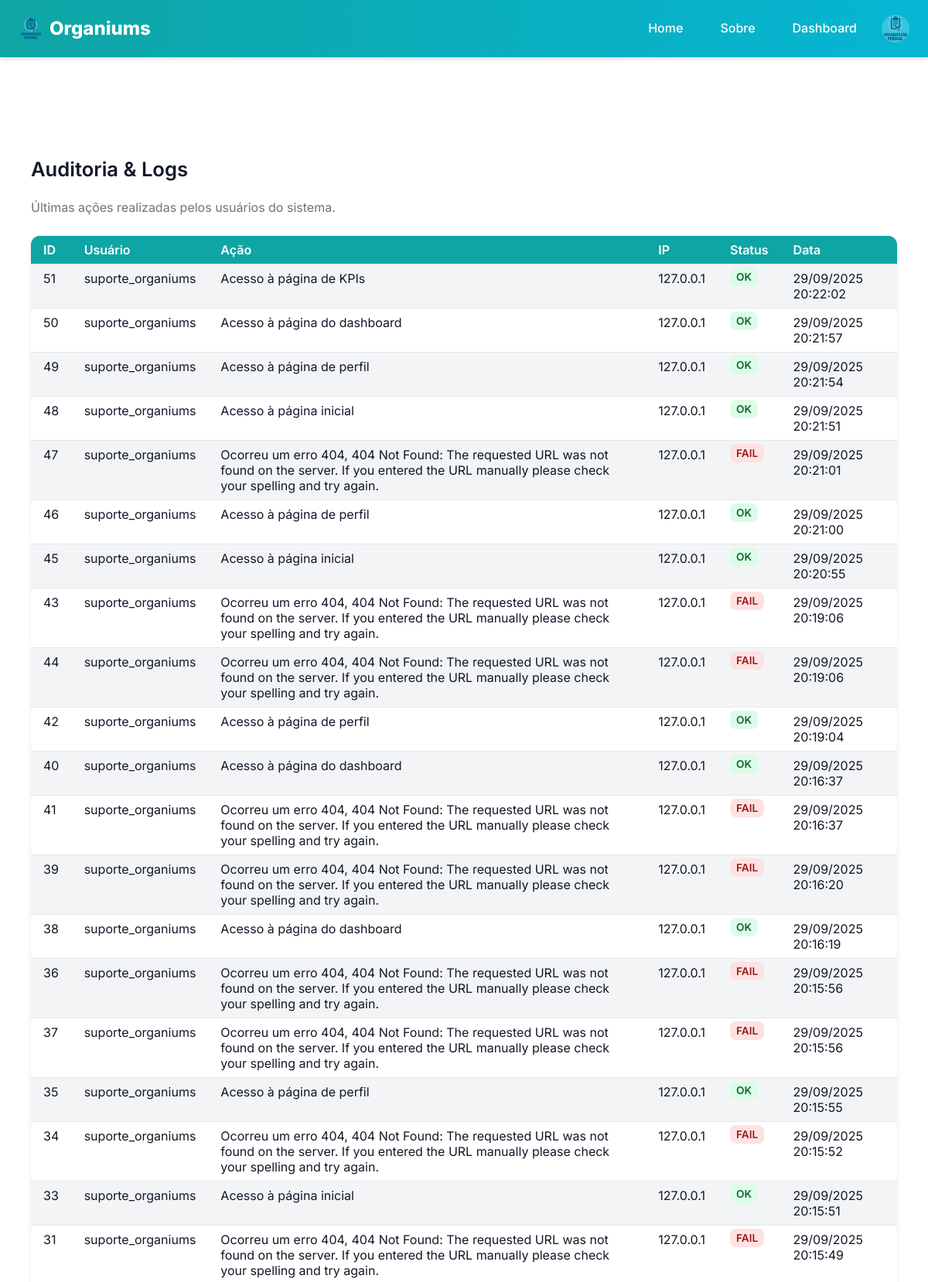
/admin/logs (signed in, upper part), run on the app's committed database.
### models.py (models this page shows, shortened)
class User(UserMixin, db.Model):
    __tablename__ = "user"
    id = db.Column(db.Integer, primary_key=True)
    username = db.Column(db.String(50), unique=True, index=True, nullable=False)
    name = db.Column(db.String(120), nullable=False)
    email = db.Column(db.String(120), unique=True, index=True, nullable=False)
    password_hash = db.Column(db.String(128))
    avatar = db.Column(db.String(200))
    role = db.Column(db.String(30), default="cliente", nullable=False)
    company_id = db.Column(db.Integer, db.ForeignKey('company.id'), nullable=True)
    def is_admin(self):
        return self.role == "admin"

class Log(db.Model):
    __tablename__ = "log"
    id = db.Column(db.Integer, primary_key=True)
    user_id = db.Column(db.Integer, db.ForeignKey('user.id'), nullable=True)
    action = db.Column(db.String(255), nullable=False)
    ip_address = db.Column(db.String(45))
    status = db.Column(db.String(20), default="ok")
    created_at = db.Column(db.DateTime, default=db.func.current_timestamp())
    user = db.relationship('User', backref='logs')

### app/views.py (the view)
@bp.route('/admin/logs')
@login_required
def admin_logs():
    if not current_user.is_admin():
        abort(403)
    logs = Log.query.order_by(Log.created_at.desc()).limit(500).all()  # últimos 500
    register_log("Acesso à página de auditoria/logs")
    return render_template('admin/logs.html', logs=logs)

### app/utils.py (called while the page is built)
def register_log(action, status="ok"):
    user_id = current_user.id if current_user.is_authenticated else None
    ip_address = request.remote_addr
    log = Log(
        user_id=user_id,
        action=action,
        ip_address=ip_address,
        status=status
    )
    db.session.add(log)
    db.session.commit()

### manage.py (called while the page is built)
def create_app(config_object=None):
    app = Flask(__name__, template_folder='app/templates', static_folder='app/static')
    app.config.from_object(config_object or Config)
    db.init_app(app)
    migrate.init_app(app, db)
    login.init_app(app)
    from models import User
    @login.user_loader
    def load_user(user_id):
        return User.query.get(int(user_id))
    from app.views import bp as app_bp
    from api.views import bp as api_bp
    app.register_blueprint(app_bp)
    app.register_blueprint(api_bp, url_prefix='/api')
    app.config['MAX_CONTENT_LENGTH'] = 2 * 1024 * 1024
    register_error_handlers(app)
    @app.shell_context_processor
    def make_shell_context():
        return {'db': db, 'User': User}
    return app

### app/templates/admin/logs.html (shortened to what this page needs)
{% extends 'base.html' %}
{% block include_css %}
<link rel="stylesheet" href="{{ url_for('static', filename='css/admin_logs.css') }}">
{% endblock %}
{% block content %}
<div class="logs-container">
  <h2>Auditoria & Logs</h2>
  <p class="subtitle">Últimas ações realizadas pelos usuários do sistema.</p>
  <table class="logs-table">
    <thead>
      <tr>
        <th>ID</th>
        <th>Usuário</th>
        <th>Ação</th>
        <th>IP</th>
        <th>Status</th>
        <th>Data</th>
      </tr>
    </thead>
    <tbody>
      {% for log in logs %}
      <tr>
        <td>{{ log.id }}</td>
        <td>{{ log.user.username if log.user else "Anônimo" }}</td>
        <td>{{ log.action }}</td>
        <td>{{ log.ip_address }}</td>
        <td>
          <span class="status {{ 'error' if log.status == 'fail' else 'ok' }}">
            {{ log.status }}
          </span>
        </td>
        <td>{{ log.created_at.strftime("%d/%m/%Y %H:%M:%S") }}</td>
      </tr>
      {% else %}
      <tr>
        <td colspan="6">Nenhum log registrado.</td>
      </tr>
      {% endfor %}
    </tbody>
  </table>
</div>
{% endblock %}

### app/templates/components/header.html (shortened to what this page needs)
<header class="site-header">
  <div class="header-wrap">
    <a class="brand" href="{{ url_for('app_bp.home') }}">
      <img class="brand-logo" src="{{ url_for('static', filename='img/logo.png') }}" alt="Organiums" width="32" height="32">
      Organiums
    </a>
    <nav class="desktop-nav">
      <a class="nav-link" href="{{ url_for('app_bp.home') }}">Home</a>
      <a class="nav-link" href="{{ url_for('app_bp.about') }}">Sobre</a>
      {% if current_user.is_authenticated %}
        <a class="nav-link" href="{{ url_for('app_bp.dashboard') }}">Dashboard</a>
        <div class="user-menu">
          {% if current_user.avatar %}
            <img src="{{ url_for('static', filename='uploads/avatars/' ~ current_user.avatar) }}"
                alt="Avatar de {{ current_user.name }}"
                width="32" height="32"
                class="user-avatar">
          {% else %}
            <div class="user-avatar placeholder-avatar">{{ current_user.name[0]|upper }}</div>
          {% endif %}
        </div>
      {% else %}
        <a class="nav-link" href="{{ url_for('app_bp.login') }}">Entrar</a>
        <a class="nav-link" href="{{ url_for('app_bp.register') }}">Cadastrar</a>
      {% endif %}
    </nav>
  </div>
</header>

### app/static/css/main.css (style rules this page uses)
* { box-sizing: border-box; }
body { font-family: var(--font-base); background: var(--bg); color: var(--fg); margin: 0; padding: 0; line-height: var(--line-height); }

### app/static/css/admin_logs.css (style rules this page uses)
.logs-container { max-width: var(--container-width); margin: var(--spacing-xl) auto; padding: var(--spacing-lg); }
.logs-container h2 { margin-bottom: var(--spacing-sm); font-size: 1.6rem; font-weight: 600; }
.logs-container .subtitle { color: var(--muted); margin-bottom: var(--spacing-lg); }
.logs-table { width: 100%; border-collapse: collapse; background: var(--bg-light); box-shadow: var(--shadow); border-radius: var(--radius-lg); overflow: hidden; }
.logs-table th, .logs-table td { padding: var(--spacing-sm) var(--spacing-md); text-align: left; border-bottom: 1px solid #e5e7eb; }
.logs-table th { background: var(--brand-primary); color: white; font-weight: 600; }
.status { padding: 4px 8px; border-radius: var(--radius); font-size: 0.85rem; font-weight: 600; text-transform: uppercase; }
.status.ok { background: #dcfce7; color: #166534; }
.status.error { background: #fee2e2; color: #991b1b; }

### app/static/css/vars.css (style rules this page uses)
:root { --bg: #ffffff; --fg: #111827; --bg-light: #f3f4f6; --muted: #6b7280; --muted-light: #9ca3af; --border: #e5e7eb; --surface: #ffffff; --brand-primary: #0ea5a4; --brand-secondary: #06b6d4; --brand-dark: #0d9488; --success: #10b981; --success-bg: #d1fae5; --danger: #ef4444; --danger-bg: #fee2e2; --warning: #f59e0b; --warning-bg: #fef3c7; --info: #3b82f6; --info-bg: #dbeafe; --font-base: 'Inter', system-ui, Arial, sans-serif; --font-alt: 'Inter', system-ui, Arial, sans-serif; --text-xs: 0.75rem; --text-sm: 0.875rem; --text-md: 1rem; --text-lg: 1.125rem; --text-xl: 1.25rem; --text-2xl: 1.5rem; --text-3xl: 1.875rem; --line-height: 1.6; --container-width: 1200px; --spacing-xs: 4px; --spacing-sm: 8px; --spacing-md: 16px; --spacing-lg: 24px; --spacing-xl: 32px; --spacing-2xl: 48px; --radius: 8px; --radius-lg: 12px; --radius-full: 9999px; --shadow: 0 4px 6px -1px rgba(0, 0, 0, 0.1), 0 2px 4px -1px rgba(0, 0, 0, 0.06); --shadow-md: 0 10px 15px -3px rgba(0, 0, 0, 0.1), 0 4px 6px -2px rgba(0, 0, 0, 0.05); --shadow-lg: 0 20px 25px -5px rgba(0, 0, 0, 0.1), 0 10px 10px -5px rgba(0, 0, 0, 0.04); --transition: all 0.3s ease; --modal-bg: var(--surface); --overlay-bg: rgba(0, 0, 0, 0.6); }

### app/static/css/components/header.css (style rules this page uses)
.site-header { background: linear-gradient(90deg, var(--brand-primary), var(--brand-secondary)); color: white; position: sticky; top: 0; z-index: 1000; box-shadow: var(--shadow); }
.header-wrap { max-width: var(--container-width); margin: 0 auto; display: flex; justify-content: space-between; align-items: center; padding: var(--spacing-md) var(--spacing-lg); }
.brand { font-weight: 800; color: white; text-decoration: none; font-size: 1.5rem; display: flex; align-items: center; gap: var(--spacing-sm); }
.brand-logo { height: 32px; width: auto; }
.desktop-nav { display: flex; align-items: center; gap: var(--spacing-md); }
.nav-link { color: white; text-decoration: none; font-weight: 500; padding: var(--spacing-sm) var(--spacing-md); border-radius: var(--radius); transition: var(--transition); position: relative; }
.nav-link::after { content: ''; position: absolute; bottom: 0; left: 50%; width: 0; height: 2px; background-color: white; transition: var(--transition); transform: translateX(-50%); }
.user-menu { display: flex; align-items: center; gap: var(--spacing-sm); position: relative; }
.user-avatar { width: 36px; height: 36px; border-radius: 50%; background-color: rgba(255, 255, 255, 0.2); display: flex; align-items: center; justify-content: center; font-weight: 600; cursor: pointer; }

### app/static/css/pages/public/ajuda.css (style rules this page uses)
table { width: 100%; border-collapse: collapse; margin-bottom: var(--spacing-xl); }
thead { background: var(--brand-primary); color: white; }
thead th { padding: var(--spacing-sm); text-align: left; }
tbody tr { background: var(--bg-light); border-bottom: 1px solid var(--muted-light); }
tbody td { padding: var(--spacing-sm); vertical-align: top; }
tbody tr:nth-child(even) { background: var(--bg); }

### data on the page
User: avatar (picture)
Log: id "51", user "suporte_organiums", action "Acesso à página de KPIs", ip_address "127.0.0.1", status "OK", created_at "29/09/2025 20:22:02"
Log: id "50", user "suporte_organiums", action "Acesso à página do dashboard", ip_address "127.0.0.1", status "OK", created_at "29/09/2025 20:21:57"
Log: id "49", user "suporte_organiums", action "Acesso à página de perfil", ip_address "127.0.0.1", status "OK", created_at "29/09/2025 20:21:54"
Log: id "48", user "suporte_organiums", action "Acesso à página inicial", ip_address "127.0.0.1", status "OK", created_at "29/09/2025 20:21:51"
Log: id "47", user "suporte_organiums", action "Ocorreu um erro 404, 404 Not Found: The requested URL was not found on the server. If you entered the URL manually please check your spelling and try again.", ip_address "127.0.0.1", status "FAIL", created_at "29/09/2025 20:21:01"
Log: id "46", user "suporte_organiums", action "Acesso à página de perfil", ip_address "127.0.0.1", status "OK", created_at "29/09/2025 20:21:00"
Log: id "45", user "suporte_organiums", action "Acesso à página inicial", ip_address "127.0.0.1", status "OK", created_at "29/09/2025 20:20:55"
Log: id "43", user "suporte_organiums", action "Ocorreu um erro 404, 404 Not Found: The requested URL was not found on the server. If you entered the URL manually please check your spelling and try again.", ip_address "127.0.0.1", status "FAIL", created_at "29/09/2025 20:19:06"
Log: id "44", user "suporte_organiums", action "Ocorreu um erro 404, 404 Not Found: The requested URL was not found on the server. If you entered the URL manually please check your spelling and try again.", ip_address "127.0.0.1", status "FAIL", created_at "29/09/2025 20:19:06"
Log: id "42", user "suporte_organiums", action "Acesso à página de perfil", ip_address "127.0.0.1", status "OK", created_at "29/09/2025 20:19:04"
Log: id "40", user "suporte_organiums", action "Acesso à página do dashboard", ip_address "127.0.0.1", status "OK", created_at "29/09/2025 20:16:37"
Log: id "41", user "suporte_organiums", action "Ocorreu um erro 404, 404 Not Found: The requested URL was not found on the server. If you entered the URL manually please check your spelling and try again.", ip_address "127.0.0.1", status "FAIL", created_at "29/09/2025 20:16:37"
Log: id "39", user "suporte_organiums", action "Ocorreu um erro 404, 404 Not Found: The requested URL was not found on the server. If you entered the URL manually please check your spelling and try again.", ip_address "127.0.0.1", status "FAIL", created_at "29/09/2025 20:16:20"
Log: id "38", user "suporte_organiums", action "Acesso à página do dashboard", ip_address "127.0.0.1", status "OK", created_at "29/09/2025 20:16:19"
Log: id "36", user "suporte_organiums", action "Ocorreu um erro 404, 404 Not Found: The requested URL was not found on the server. If you entered the URL manually please check your spelling and try again.", ip_address "127.0.0.1", status "FAIL", created_at "29/09/2025 20:15:56"
Log: id "37", user "suporte_organiums", action "Ocorreu um erro 404, 404 Not Found: The requested URL was not found on the server. If you entered the URL manually please check your spelling and try again.", ip_address "127.0.0.1", status "FAIL", created_at "29/09/2025 20:15:56"
Log: id "35", user "suporte_organiums", action "Acesso à página de perfil", ip_address "127.0.0.1", status "OK", created_at "29/09/2025 20:15:55"
Log: id "34", user "suporte_organiums", action "Ocorreu um erro 404, 404 Not Found: The requested URL was not found on the server. If you entered the URL manually please check your spelling and try again.", ip_address "127.0.0.1", status "FAIL", created_at "29/09/2025 20:15:52"
Log: id "33", user "suporte_organiums", action "Acesso à página inicial", ip_address "127.0.0.1", status "OK", created_at "29/09/2025 20:15:51"
Log: id "31", user "suporte_organiums", action "Ocorreu um erro 404, 404 Not Found: The requested URL was not found on the server. If you entered the URL manually please check your spelling and try again.", ip_address "127.0.0.1", status "FAIL", created_at "29/09/2025 20:15:49"
